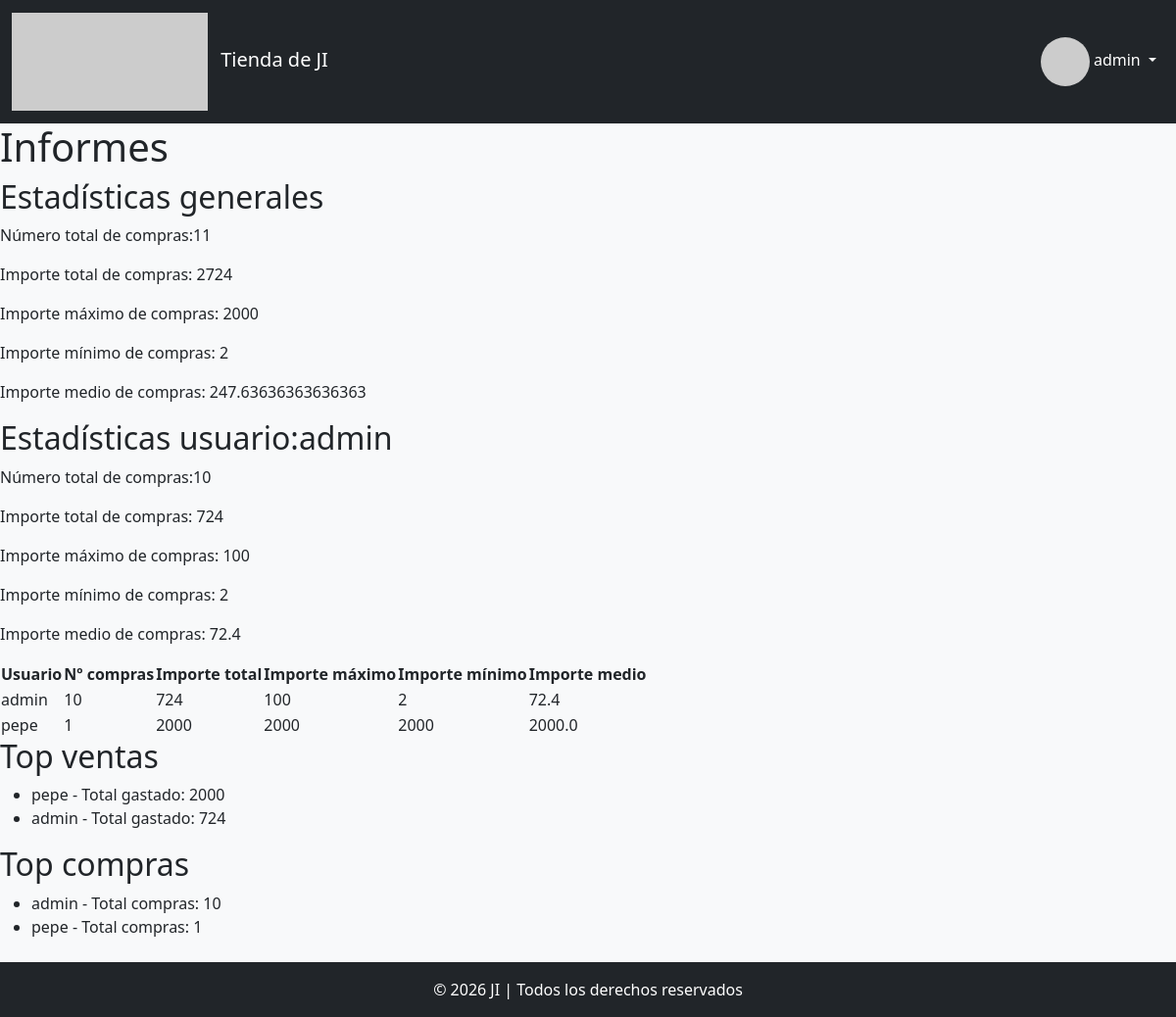
The page /tienda/informes (signed in) on the database its author committed.
### app/models.py (models this page shows)
class Usuario(AbstractUser):
    foto = models.ImageField(upload_to='usuario/', null=True, blank=True)
    vip = models.BooleanField(default=False)
    saldo = models.DecimalField(decimal_places=2, max_digits=12, default=0.00)
    bio = models.TextField(null=True, blank= True)
    def __str__(self):
        return f'{self.username}'
    class Meta:
        verbose_name = "Usuario"
        verbose_name_plural = "Usuarios"

### app/views.py (the view)
# urls.py: path('informes', informes, name='informes'),
@login_required
def informes(request):
    topclientes = Usuario.objects.annotate(total_gastado = Sum("compras__importe")).order_by("-total_gastado")[:10]
    topcompras=Usuario.objects.annotate(total_compras=Count("compras")).order_by("-total_compras")[:10]
    estadistica = Compra.objects.aggregate(n_total = Count("id"), total_importe = Sum("importe"), max_importe = Max("importe"), min_importe = Min("importe"), avg_importe = Avg("importe"))
    estadistica_clientes = Usuario.objects.annotate(n_total = Count("compras__id"),
                                                    total_importe = Sum("compras__importe"),
                                                    max_importe = Max("compras__importe"),
                                                    min_importe = Min("compras__importe"),
                                                    avg_importe = Avg("compras__importe"))
    estadistica_usuario=Compra.objects.filter(usuario=request.user).aggregate(
                                                            n_total = Count("id"),
                                                            total_importe = Sum("importe"),
                                                            max_importe = Max("importe"),
                                                            min_importe = Min("importe"),
                                                            avg_importe = Avg("importe")
    )
    context={"topclientes":topclientes,"topcompras":topcompras, "estadisticas":estadistica,"estadistica_usuario":estadistica_usuario, "estadistica_clientes": estadistica_clientes}
    return render(request, "app/informes.html" ,context)

### app/templates/app/informes.html
{% extends "./base.html" %}
{% block contenido %}
<h1>Informes</h1>
<h2>Estadísticas generales</h2>
<p>Número total de compras:{{estadisticas.n_total}} </p>
<p>Importe total de compras:  {{estadisticas.total_importe}}</p>
<p>Importe máximo de compras: {{estadisticas.max_importe}}</p>
<p>Importe mínimo de compras: {{estadisticas.min_importe}}</p>
<p>Importe medio de compras: {{estadisticas.avg_importe}}</p>
<h2>Estadísticas usuario:{{user.username}}</h2>
<p>Número total de compras:{{estadistica_usuario.n_total}} </p>
<p>Importe total de compras:  {{estadistica_usuario.total_importe}}</p>
<p>Importe máximo de compras: {{estadistica_usuario.max_importe}}</p>
<p>Importe mínimo de compras: {{estadistica_usuario.min_importe}}</p>
<p>Importe medio de compras: {{estadistica_usuario.avg_importe}}</p>
<table>
    <thead>
        <th>Usuario</th>
        <th>Nº compras</th>
        <th>Importe total</th>
        <th>Importe máximo</th>
        <th>Importe mínimo</th>
        <th>Importe medio</th>
    </thead>
    <tbody>
            {% for cliente in estadistica_clientes %}
            <tr>
                <td>{{cliente.username}}</td>
                <td>{{cliente.n_total}}</td>
                <td>{{cliente.total_importe}}</td>
                <td>{{cliente.max_importe}}</td>
                <td>{{cliente.min_importe}}</td>
                <td>{{cliente.avg_importe}}</td>
            </tr>
            {% endfor %}
    </tbody>
</table>
<h2>Top ventas</h2>
<ul>
    {% for topcliente in topclientes %}
        <li>{{topcliente}} - Total gastado: {{topcliente.total_gastado}}</li>
    {% endfor %}
</ul>
<h2>Top compras</h2>
<ul>
    {% for topcompra in topcompras %}
        <li>{{topcompra}} - Total compras: {{topcompra.total_compras}} </li>
    {% endfor %}
</ul>
{% endblock %}

### app/templates/app/base.html (shortened to what this page needs)
<!DOCTYPE html>
<html lang="es">
<head>
    <link href="https://cdn.jsdelivr.net/npm/bootstrap@5.3.0/dist/css/bootstrap.min.css" rel="stylesheet">
</head>
<body class="bg-light">
    <nav class="navbar navbar-expand-lg navbar-dark bg-dark">
        <div class="container-fluid">
            <a class="navbar-brand" href="">
                <img src="https://picsum.photos/200/100" alt="Logo" class="me-2"> Tienda de JI
            </a>
            <div class="collapse navbar-collapse justify-content-end" id="navbarNav">
                <ul class="navbar-nav">
                    <li class="nav-item dropdown">
                        <a class="nav-link dropdown-toggle text-white" href="" role="button" data-bs-toggle="dropdown">
                            <img src="https://picsum.photos/50/50" class="rounded-circle" alt="User"> {{user.username}}
                        </a>
                    </li>
                </ul>
            </div>
        </div>
    </nav>
    {% block contenido %}
    {% endblock %}
    <footer class="bg-dark text-white text-center py-3 mt-4">
        © 2026 JI | Todos los derechos reservados
    </footer>
</body>
</html>

### rows shown on the page
Usuario: username "admin", n_total "10", total_importe "724", max_importe "100", min_importe "2", avg_importe "72.4", total_gastado "724", total_compras "10"
Usuario: username "pepe", n_total "1", total_importe "2000", max_importe "2000", min_importe "2000", avg_importe "2000.0", total_gastado "2000", total_compras "1"

### other values the page prints
{{ estadisticas.n_total }} "11"
{{ estadisticas.total_importe }} "2724"
{{ estadisticas.max_importe }} "2000"
{{ estadisticas.min_importe }} "2"
{{ estadisticas.avg_importe }} "247.63636363636363"
{{ estadistica_usuario.n_total }} "10"
{{ estadistica_usuario.total_importe }} "724"
{{ estadistica_usuario.max_importe }} "100"
{{ estadistica_usuario.min_importe }} "2"
{{ estadistica_usuario.avg_importe }} "72.4"
